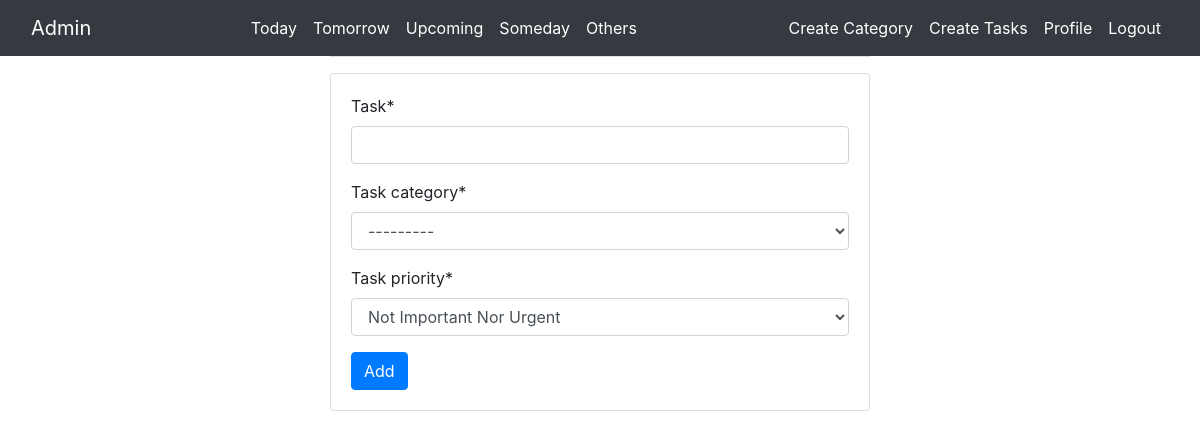
Page /task/create (signed in) on the committed database.
### notebook/models.py (models this page shows, shortened)
class MainCategory(models.Model):
	category=models.CharField(max_length=30)
	category_creator=models.ForeignKey(User,on_delete=models.CASCADE)
	def __str__(self):
		return self.category

### notebook/views.py (the view)
# urls.py: path('task/create',views.Task_Create,name='create_task'),
@login_required
def Task_Create(request):
	if(request.method=='POST'):
		form=Task_Category_Form(request.POST)
		form.instance.task_creator=request.user
		form.save()
		print("Success")
	form=Task_Category_Form()
	form.fields["task_category"].queryset=MainCategory.objects.filter(category_creator=request.user)
	nav=MainCategory.objects.filter(category_creator=request.user).all()
	context={'form':form,'nav':nav}
	return render(request,'notebook/homepage.html',context)

### notebook/forms.py
class Task_Category_Form(forms.ModelForm):
	class Meta:
		model=Tasks
		fields=['task','task_category','task_priority']

### notebook/templates/notebook/homepage.html (shortened to what this page needs)
{% extends 'notebook/base.html' %}
{% load crispy_forms_tags %}
{% block content %}
	<div class="container">
		<div class="row justify-content-center">
			<div class="col-6">
				<div class="border-top pt-3">
  <div class="card ">
          <div class="card-body">
				<form method="POST">
					{{form|crispy}}
					<button class="btn btn-primary">Add
					</button>
				</form>
			</div>
		</div>
	</div>
</div>
</div>
</div>
{% endblock %}

### notebook/templates/notebook/base.html (shortened to what this page needs)
<!doctype html>
<html lang="en">
  <head>
    <link rel="stylesheet" href="https://stackpath.bootstrapcdn.com/bootstrap/4.5.0/css/bootstrap.min.css">
  </head>
  <body>
    <nav class="navbar navbar-expand-md navbar-dark bg-dark sticky-top">
      <div class="container-fluid ">
        {% if user.username%}
        <a class="navbar-brand" href="{% url 'home' %}">{{user.username}}</a>
        {% else %}
        <a class="navbar-brand" href="{% url 'index' %}">My NoteBook</a>
        {% endif %}
        <ul class="navbar-nav ">
          {% block body %}
          {% for elements in nav %}
          <li class="navbar-item">
            <a class="nav-link active" href="{% url 'category-details' pk=elements.pk %}"> {{elements.category}}</a>
          </li>
          {% endfor %}
          {% endblock %}
    </ul>
    <ul class="navbar-nav ">
      {% if user.is_authenticated %}
        <li class="navbar-item active">
          <a class="nav-link" href="{% url 'create_category' %}">Create Category</a>
        </li>
        <li class="navbar-item active">
        <a class="nav-link" href="{% url 'create_task' %}">Create Tasks</a>
      </li>
      <li class="navbar-item active">
        <a class="nav-link" href="{% url 'profile' %}">Profile</a>
      </li>
      <li class="navbar-item active">
        <a class="nav-link" href="{% url 'logout' %}">Logout</a>
      </li>
    {% endif %}
  </ul>
</div>
</nav>
{% block content %}
{% endblock %}
</body>
</html>

### rows in the picture
MainCategory: category "Today"
MainCategory: category "Tomorrow"
MainCategory: category "Upcoming"
MainCategory: category "Someday"
MainCategory: category "Others"

### other values in the picture
{{ user.username }} "Admin"
